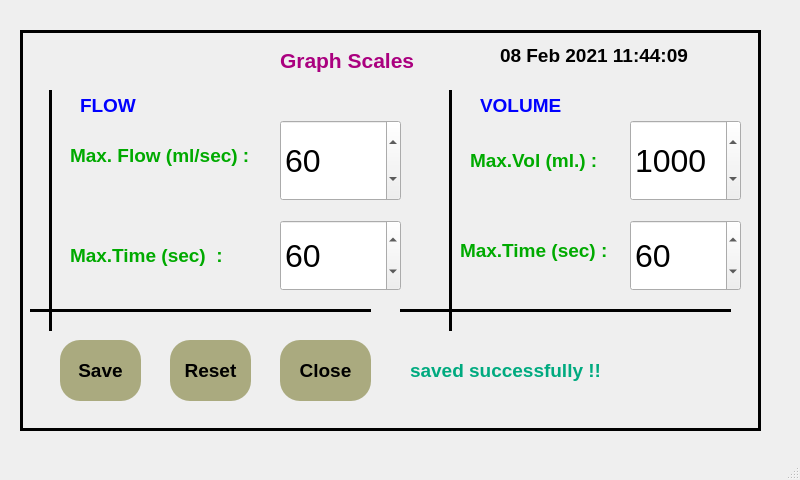
<?xml version="1.0" encoding="UTF-8"?>
<ui version="4.0">
 <class>MainWindow</class>
 <widget class="QMainWindow" name="MainWindow">
  <property name="geometry">
   <rect>
    <x>0</x>
    <y>0</y>
    <width>800</width>
    <height>480</height>
   </rect>
  </property>
  <property name="windowTitle">
   <string>MainWindow</string>
  </property>
  <widget class="QWidget" name="centralwidget">
   <widget class="QFrame" name="frame">
    <property name="geometry">
     <rect>
      <x>20</x>
      <y>30</y>
      <width>741</width>
      <height>401</height>
     </rect>
    </property>
    <property name="font">
     <font>
      <family>Arial</family>
     </font>
    </property>
    <property name="autoFillBackground">
     <bool>false</bool>
    </property>
    <property name="styleSheet">
     <string notr="true"/>
    </property>
    <property name="frameShape">
     <enum>QFrame::Box</enum>
    </property>
    <property name="frameShadow">
     <enum>QFrame::Plain</enum>
    </property>
    <property name="lineWidth">
     <number>3</number>
    </property>
    <widget class="QLabel" name="label">
     <property name="geometry">
      <rect>
       <x>480</x>
       <y>10</y>
       <width>211</width>
       <height>31</height>
      </rect>
     </property>
     <property name="font">
      <font>
       <family>Arial</family>
       <pointsize>14</pointsize>
       <weight>75</weight>
       <bold>true</bold>
      </font>
     </property>
     <property name="text">
      <string>08 Feb 2021 11:44:09</string>
     </property>
    </widget>
    <widget class="QPushButton" name="pushButton_8">
     <property name="geometry">
      <rect>
       <x>260</x>
       <y>310</y>
       <width>91</width>
       <height>61</height>
      </rect>
     </property>
     <property name="font">
      <font>
       <family>Arial</family>
       <pointsize>14</pointsize>
       <weight>75</weight>
       <bold>true</bold>
      </font>
     </property>
     <property name="styleSheet">
      <string notr="true">background-color: rgb(170, 170, 127);
border-radius:20px;
</string>
     </property>
     <property name="text">
      <string>Close</string>
     </property>
     <property name="autoDefault">
      <bool>true</bool>
     </property>
     <property name="default">
      <bool>true</bool>
     </property>
     <property name="flat">
      <bool>false</bool>
     </property>
    </widget>
    <widget class="QLabel" name="label_2">
     <property name="geometry">
      <rect>
       <x>260</x>
       <y>10</y>
       <width>151</width>
       <height>41</height>
      </rect>
     </property>
     <property name="font">
      <font>
       <family>Arial</family>
       <pointsize>16</pointsize>
       <weight>75</weight>
       <bold>true</bold>
      </font>
     </property>
     <property name="styleSheet">
      <string notr="true">color: rgb(170, 0, 127);</string>
     </property>
     <property name="text">
      <string>Graph Scales</string>
     </property>
    </widget>
    <widget class="QPushButton" name="pushButton_10">
     <property name="geometry">
      <rect>
       <x>40</x>
       <y>310</y>
       <width>81</width>
       <height>61</height>
      </rect>
     </property>
     <property name="font">
      <font>
       <family>Arial</family>
       <pointsize>14</pointsize>
       <weight>75</weight>
       <bold>true</bold>
      </font>
     </property>
     <property name="styleSheet">
      <string notr="true">background-color: rgb(170, 170, 127);
border-radius:20px;
</string>
     </property>
     <property name="text">
      <string>Save</string>
     </property>
     <property name="autoDefault">
      <bool>true</bool>
     </property>
     <property name="default">
      <bool>true</bool>
     </property>
     <property name="flat">
      <bool>false</bool>
     </property>
    </widget>
    <widget class="Line" name="line_3">
     <property name="geometry">
      <rect>
       <x>10</x>
       <y>270</y>
       <width>341</width>
       <height>20</height>
      </rect>
     </property>
     <property name="frameShadow">
      <enum>QFrame::Plain</enum>
     </property>
     <property name="lineWidth">
      <number>3</number>
     </property>
     <property name="orientation">
      <enum>Qt::Horizontal</enum>
     </property>
    </widget>
    <widget class="Line" name="line_2">
     <property name="geometry">
      <rect>
       <x>20</x>
       <y>60</y>
       <width>20</width>
       <height>241</height>
      </rect>
     </property>
     <property name="frameShadow">
      <enum>QFrame::Plain</enum>
     </property>
     <property name="lineWidth">
      <number>3</number>
     </property>
     <property name="orientation">
      <enum>Qt::Vertical</enum>
     </property>
    </widget>
    <widget class="QLabel" name="label_3">
     <property name="geometry">
      <rect>
       <x>60</x>
       <y>60</y>
       <width>71</width>
       <height>31</height>
      </rect>
     </property>
     <property name="font">
      <font>
       <family>Arial</family>
       <pointsize>14</pointsize>
       <weight>75</weight>
       <bold>true</bold>
      </font>
     </property>
     <property name="styleSheet">
      <string notr="true">color: rgb(0, 0, 255);</string>
     </property>
     <property name="text">
      <string>FLOW </string>
     </property>
    </widget>
    <widget class="QLabel" name="label_4">
     <property name="geometry">
      <rect>
       <x>460</x>
       <y>60</y>
       <width>101</width>
       <height>31</height>
      </rect>
     </property>
     <property name="font">
      <font>
       <family>Arial</family>
       <pointsize>14</pointsize>
       <weight>75</weight>
       <bold>true</bold>
      </font>
     </property>
     <property name="styleSheet">
      <string notr="true">color: rgb(0, 0, 255);</string>
     </property>
     <property name="text">
      <string>VOLUME</string>
     </property>
    </widget>
    <widget class="Line" name="line_4">
     <property name="geometry">
      <rect>
       <x>420</x>
       <y>60</y>
       <width>20</width>
       <height>241</height>
      </rect>
     </property>
     <property name="frameShadow">
      <enum>QFrame::Plain</enum>
     </property>
     <property name="lineWidth">
      <number>3</number>
     </property>
     <property name="orientation">
      <enum>Qt::Vertical</enum>
     </property>
    </widget>
    <widget class="Line" name="line_5">
     <property name="geometry">
      <rect>
       <x>380</x>
       <y>270</y>
       <width>331</width>
       <height>20</height>
      </rect>
     </property>
     <property name="frameShadow">
      <enum>QFrame::Plain</enum>
     </property>
     <property name="lineWidth">
      <number>3</number>
     </property>
     <property name="orientation">
      <enum>Qt::Horizontal</enum>
     </property>
    </widget>
    <widget class="QLabel" name="label_5">
     <property name="geometry">
      <rect>
       <x>50</x>
       <y>100</y>
       <width>191</width>
       <height>51</height>
      </rect>
     </property>
     <property name="font">
      <font>
       <family>Arial</family>
       <pointsize>14</pointsize>
       <weight>75</weight>
       <bold>true</bold>
      </font>
     </property>
     <property name="styleSheet">
      <string notr="true">color: rgb(0, 170, 0);</string>
     </property>
     <property name="text">
      <string>Max. Flow (ml/sec) : </string>
     </property>
    </widget>
    <widget class="QLabel" name="label_6">
     <property name="geometry">
      <rect>
       <x>50</x>
       <y>200</y>
       <width>171</width>
       <height>51</height>
      </rect>
     </property>
     <property name="font">
      <font>
       <family>Arial</family>
       <pointsize>14</pointsize>
       <weight>75</weight>
       <bold>true</bold>
      </font>
     </property>
     <property name="styleSheet">
      <string notr="true">color: rgb(0, 170, 0);</string>
     </property>
     <property name="text">
      <string>Max.Time (sec)  :</string>
     </property>
    </widget>
    <widget class="QLabel" name="label_7">
     <property name="geometry">
      <rect>
       <x>450</x>
       <y>110</y>
       <width>141</width>
       <height>41</height>
      </rect>
     </property>
     <property name="font">
      <font>
       <family>Arial</family>
       <pointsize>14</pointsize>
       <weight>75</weight>
       <bold>true</bold>
      </font>
     </property>
     <property name="styleSheet">
      <string notr="true">color: rgb(0, 170, 0);</string>
     </property>
     <property name="text">
      <string>Max.Vol (ml.) : </string>
     </property>
    </widget>
    <widget class="QLabel" name="label_8">
     <property name="geometry">
      <rect>
       <x>440</x>
       <y>200</y>
       <width>161</width>
       <height>41</height>
      </rect>
     </property>
     <property name="font">
      <font>
       <family>Arial</family>
       <pointsize>14</pointsize>
       <weight>75</weight>
       <bold>true</bold>
      </font>
     </property>
     <property name="styleSheet">
      <string notr="true">color: rgb(0, 170, 0);</string>
     </property>
     <property name="text">
      <string>Max.Time (sec) :</string>
     </property>
    </widget>
    <widget class="QPushButton" name="pushButton_9">
     <property name="geometry">
      <rect>
       <x>150</x>
       <y>310</y>
       <width>81</width>
       <height>61</height>
      </rect>
     </property>
     <property name="font">
      <font>
       <family>Arial</family>
       <pointsize>14</pointsize>
       <weight>75</weight>
       <bold>true</bold>
      </font>
     </property>
     <property name="styleSheet">
      <string notr="true">background-color: rgb(170, 170, 127);
border-radius:20px;
</string>
     </property>
     <property name="text">
      <string>Reset</string>
     </property>
     <property name="autoDefault">
      <bool>true</bool>
     </property>
     <property name="default">
      <bool>true</bool>
     </property>
     <property name="flat">
      <bool>false</bool>
     </property>
    </widget>
    <widget class="QLabel" name="label_9">
     <property name="geometry">
      <rect>
       <x>390</x>
       <y>310</y>
       <width>341</width>
       <height>61</height>
      </rect>
     </property>
     <property name="font">
      <font>
       <family>Arial</family>
       <pointsize>14</pointsize>
       <weight>75</weight>
       <bold>true</bold>
      </font>
     </property>
     <property name="styleSheet">
      <string notr="true">color: rgb(0, 170, 127);</string>
     </property>
     <property name="text">
      <string>saved successfully !!</string>
     </property>
    </widget>
    <widget class="QSpinBox" name="spinBox">
     <property name="geometry">
      <rect>
       <x>260</x>
       <y>90</y>
       <width>121</width>
       <height>81</height>
      </rect>
     </property>
     <property name="font">
      <font>
       <pointsize>24</pointsize>
      </font>
     </property>
     <property name="maximum">
      <number>100</number>
     </property>
     <property name="singleStep">
      <number>1</number>
     </property>
     <property name="value">
      <number>60</number>
     </property>
    </widget>
    <widget class="QSpinBox" name="spinBox_2">
     <property name="geometry">
      <rect>
       <x>260</x>
       <y>190</y>
       <width>121</width>
       <height>71</height>
      </rect>
     </property>
     <property name="font">
      <font>
       <pointsize>24</pointsize>
      </font>
     </property>
     <property name="maximum">
      <number>600</number>
     </property>
     <property name="singleStep">
      <number>1</number>
     </property>
     <property name="value">
      <number>60</number>
     </property>
    </widget>
    <widget class="QSpinBox" name="spinBox_3">
     <property name="geometry">
      <rect>
       <x>610</x>
       <y>190</y>
       <width>111</width>
       <height>71</height>
      </rect>
     </property>
     <property name="font">
      <font>
       <pointsize>24</pointsize>
      </font>
     </property>
     <property name="maximum">
      <number>600</number>
     </property>
     <property name="singleStep">
      <number>1</number>
     </property>
     <property name="value">
      <number>60</number>
     </property>
    </widget>
    <widget class="QSpinBox" name="spinBox_4">
     <property name="geometry">
      <rect>
       <x>610</x>
       <y>90</y>
       <width>111</width>
       <height>81</height>
      </rect>
     </property>
     <property name="font">
      <font>
       <pointsize>24</pointsize>
      </font>
     </property>
     <property name="maximum">
      <number>2000</number>
     </property>
     <property name="singleStep">
      <number>10</number>
     </property>
     <property name="value">
      <number>1000</number>
     </property>
    </widget>
   </widget>
  </widget>
  <widget class="QMenuBar" name="menubar">
   <property name="geometry">
    <rect>
     <x>0</x>
     <y>0</y>
     <width>800</width>
     <height>21</height>
    </rect>
   </property>
  </widget>
  <widget class="QStatusBar" name="statusbar"/>
 </widget>
 <resources/>
 <connections/>
</ui>
